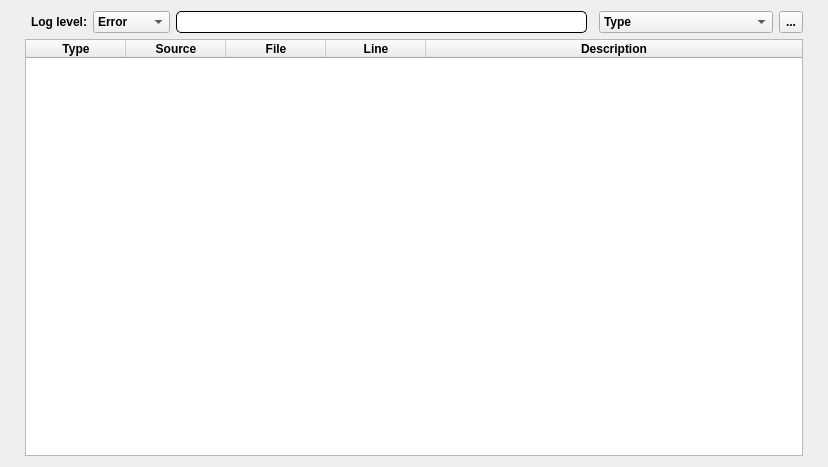
<?xml version="1.0" encoding="UTF-8"?>
<ui version="4.0">
 <class>GTACompatibilityReport</class>
 <widget class="QWidget" name="GTACompatibilityReport">
  <property name="geometry">
   <rect>
    <x>0</x>
    <y>0</y>
    <width>828</width>
    <height>467</height>
   </rect>
  </property>
  <property name="sizePolicy">
   <sizepolicy hsizetype="Expanding" vsizetype="Expanding">
    <horstretch>0</horstretch>
    <verstretch>0</verstretch>
   </sizepolicy>
  </property>
  <property name="font">
   <font>
    <weight>75</weight>
    <bold>true</bold>
   </font>
  </property>
  <property name="windowTitle">
   <string>Form</string>
  </property>
  <property name="styleSheet">
   <string notr="true"/>
  </property>
  <layout class="QGridLayout" name="gridLayout">
   <property name="leftMargin">
    <number>25</number>
   </property>
   <property name="rightMargin">
    <number>25</number>
   </property>
   <item row="0" column="0">
    <layout class="QGridLayout" name="gridLayout_4">
     <property name="rightMargin">
      <number>0</number>
     </property>
     <item row="0" column="5">
      <widget class="QComboBox" name="searchTypeCB">
       <property name="sizePolicy">
        <sizepolicy hsizetype="Preferred" vsizetype="Preferred">
         <horstretch>0</horstretch>
         <verstretch>0</verstretch>
        </sizepolicy>
       </property>
       <property name="baseSize">
        <size>
         <width>0</width>
         <height>0</height>
        </size>
       </property>
       <property name="font">
        <font>
         <pointsize>9</pointsize>
         <kerning>true</kerning>
        </font>
       </property>
       <property name="styleSheet">
        <string notr="true"/>
       </property>
       <item>
        <property name="text">
         <string>Type</string>
        </property>
       </item>
       <item>
        <property name="text">
         <string>Source</string>
        </property>
       </item>
       <item>
        <property name="text">
         <string>File</string>
        </property>
       </item>
       <item>
        <property name="text">
         <string>Include Line</string>
        </property>
       </item>
	  <item>
		<property name="text">
		 <string>Exclude Line</string>
		</property>
	  </item>
	 <item>
        <property name="text">
         <string>Description(contains)</string>
        </property>
      </item>
	  <item>
		 <property name="text">
			<string>Description(not contains)</string>
		 </property>
	  </item> 
	 	  
      </widget>
     </item>
     <item row="1" column="0" colspan="7">
      <layout class="QGridLayout" name="gridLayout_5">
       <property name="topMargin">
        <number>0</number>
       </property>
       <item row="0" column="0">
        <widget class="QTableWidget" name="ReportTW">
         <property name="minimumSize">
          <size>
           <width>0</width>
           <height>0</height>
          </size>
         </property>
         <property name="contextMenuPolicy">
          <enum>Qt::CustomContextMenu</enum>
         </property>
         <property name="editTriggers">
          <set>QAbstractItemView::NoEditTriggers</set>
         </property>
         <property name="selectionBehavior">
          <enum>QAbstractItemView::SelectRows</enum>
         </property>
         <attribute name="horizontalHeaderStretchLastSection">
          <bool>true</bool>
         </attribute>
         <column>
          <property name="text">
           <string>Type</string>
          </property>
         </column>
         <column>
          <property name="text">
           <string>Source</string>
          </property>
         </column>
         <column>
          <property name="text">
           <string>File</string>
          </property>
         </column>
         <column>
          <property name="text">
           <string>Line</string>
          </property>
         </column>
         <column>
          <property name="text">
           <string>Description</string>
          </property>
         </column>
        </widget>
       </item>
      </layout>
     </item>
     <item row="0" column="3">
      <widget class="QLineEdit" name="searchLE">
       <property name="sizePolicy">
        <sizepolicy hsizetype="Expanding" vsizetype="Preferred">
         <horstretch>0</horstretch>
         <verstretch>0</verstretch>
        </sizepolicy>
       </property>
       <property name="font">
        <font>
         <weight>50</weight>
         <bold>false</bold>
        </font>
       </property>
       <property name="styleSheet">
        <string notr="true"> border-radius: 5px;
border: 0.8px solid;</string>
       </property>
       <property name="placeholderText">
        <string extracomment="Search for"/>
       </property>
      </widget>
     </item>
     <item row="0" column="6">
      <widget class="QToolButton" name="searchTB">
       <property name="sizePolicy">
        <sizepolicy hsizetype="Preferred" vsizetype="Preferred">
         <horstretch>0</horstretch>
         <verstretch>0</verstretch>
        </sizepolicy>
       </property>
       <property name="layoutDirection">
        <enum>Qt::LeftToRight</enum>
       </property>
       <property name="styleSheet">
        <string notr="true"/>
       </property>
       <property name="text">
        <string>...</string>
       </property>
       <property name="icon">
        <iconset resource="../resource.qrc">
         <normaloff>:/images/forms/img/SEARCH_REPLACE.png</normaloff>:/images/forms/img/SEARCH_REPLACE.png</iconset>
       </property>
       <property name="iconSize">
        <size>
         <width>25</width>
         <height>16</height>
        </size>
       </property>
      </widget>
     </item>
     <item row="0" column="2">
      <widget class="QComboBox" name="logFilterCB">
       <property name="sizePolicy">
        <sizepolicy hsizetype="Preferred" vsizetype="Preferred">
         <horstretch>0</horstretch>
         <verstretch>0</verstretch>
        </sizepolicy>
       </property>
       <property name="baseSize">
        <size>
         <width>0</width>
         <height>0</height>
        </size>
       </property>
       <property name="font">
        <font>
         <pointsize>9</pointsize>
         <kerning>true</kerning>
        </font>
       </property>
       <property name="styleSheet">
        <string notr="true"/>
       </property>
       <item>
        <property name="text">
         <string>Error</string>
        </property>
       </item>
       <item>
        <property name="text">
         <string>Warning</string>
        </property>
       </item>
       <item>
        <property name="text">
         <string>Info</string>
        </property>
       </item>
	   <item>
	    <property name="text">
		    <string>All</string>
		</property>
	   </item>
      </widget>
        </item>
     <item row="0" column="1">
      <widget class="QLabel" name="logFilterLabel">
       <property name="text">
        <string>Log level:</string>
       </property>
       <property name="alignment">
        <set>Qt::AlignCenter</set>
       </property>
      </widget>
     </item>
    </layout>
   </item>
  </layout>
 </widget>
 <resources>
  <include location="../resource.qrc"/>
 </resources>
 <connections/>
</ui>
